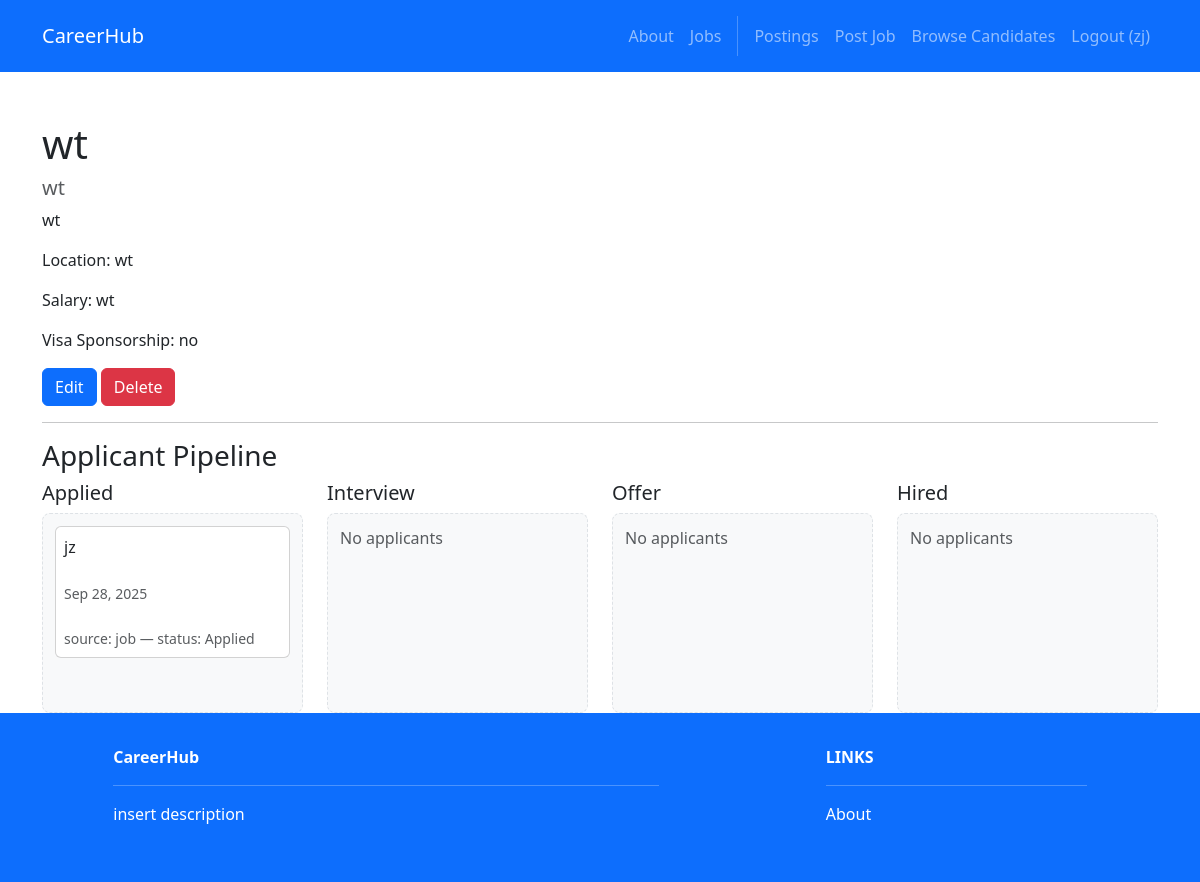
The page /recruiters/3/detail/ (signed in) on the database as committed earlier.
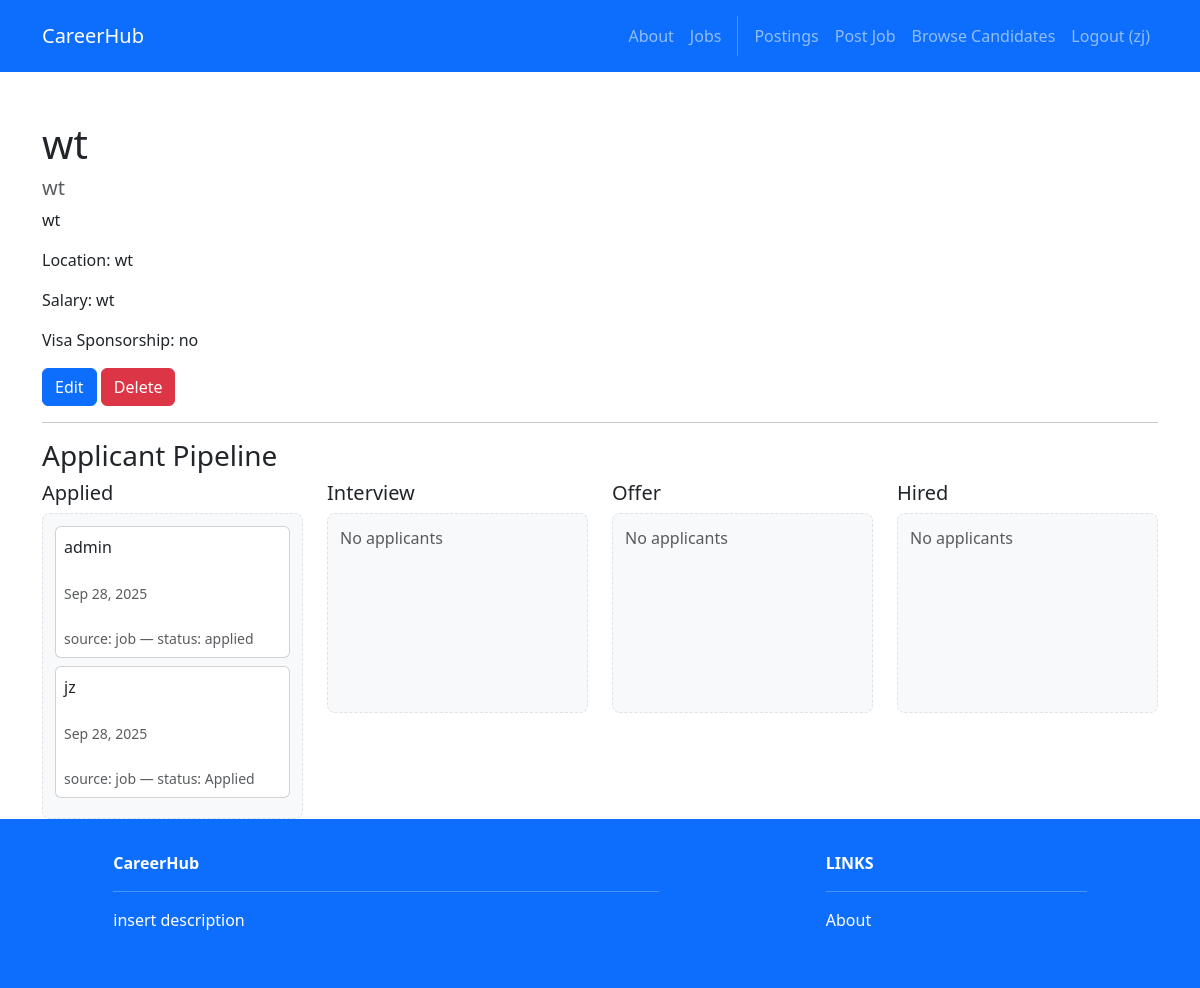
The same page on the database as committed later.
### accounts/models.py (models this page shows)
class User(AbstractUser):
    firstname = models.CharField(max_length=150, blank=True)
    lastname = models.CharField(max_length=150, blank=True)
    username = models.CharField(max_length=150, unique=True)
    password = models.CharField(max_length=128)
    ROLE_CHOICES = [
        ('seeker', 'Job Seeker'),
        ('recruiter', 'Recruiter'),
    ]
    role = models.CharField(max_length=10, choices=ROLE_CHOICES, default='seeker')

### jobs/models.py (models this page shows)
class Application(models.Model):
    STATUS_CHOICES = [
        ('applied', 'Applied'),
        ('review', 'Review'),
        ('interview', 'Interview'),
        ('offer', 'Offer'),
        ('closed', 'Closed'),
    ]
    job = models.ForeignKey('recruiters.Post', on_delete=models.CASCADE, default=None)
    applicant = models.ForeignKey(User, on_delete=models.CASCADE)
    status = models.CharField(max_length=20, choices=STATUS_CHOICES, default='applied')
    note = models.TextField(blank=True)
    created_at = models.DateTimeField(auto_now_add=True)
    updated_at = models.DateTimeField(auto_now=True)

### recruiters/views.py (the view, shortened to what this page needs)
# urls.py: path('<int:id>/detail/', views.detail, name='recruiters.detail'),
@login_required
def detail(request, id):
    post = get_object_or_404(Post, id=id)
    applicants = Applicant.objects.filter(post=post).order_by('-applied_at')
    job_applications = JobApplication.objects.filter(job=post).order_by('-created_at')
    stages = ['applied', 'interview', 'offer', 'hired']
    unified = {stage: [] for stage in stages}
    for app in job_applications:
        key = (app.status or '').lower()
        entry = {
            'username': getattr(app.applicant, 'username', str(app.applicant)),
            'status': app.status,
            'created_at': app.created_at,
            'applicant_id': getattr(app.applicant, 'id', None),
            'source': 'job',
        }
        if key in unified:
            unified[key].append(entry)
        else:
            unified['applied'].append(entry)
    applicants_by_stage_list = [(stage, unified.get(stage, [])) for stage in stages]
    return render(request, 'recruiters/detail.html', {
        'post': post,
        'stages': stages,
        'applicants_by_stage_list': applicants_by_stage_list,
    })

### recruiters/templates/recruiters/detail.html (shortened to what this page needs)
{% extends 'base.html' %}
{% load custom_tags %}
{% block content %}
<div class="container mt-5">
    <h1>{{ post.title }}</h1>
    <h5 class="text-muted">{{ post.company }}</h5>
    <p>{{ post.description }}</p>
    <p>Location: {{ post.location }}</p>
    <p>Salary: {{ post.salary_range }}</p>
    <p>Visa Sponsorship: {{ post.visa_sponsorship }}</p>
    {% if user.is_authenticated and user == post.recruiter %}
        <a class="btn btn-primary" href="{% url 'recruiters.edit' id=post.id %}">Edit</a>
        <a class="btn btn-danger" href="{% url 'recruiters.delete' id=post.id %}">Delete</a>
    {% endif %}
    <hr>
    <h3>Applicant Pipeline</h3>
    <div class="row">
        {% for stage, entries in applicants_by_stage_list %}
        <div class="col-md-3">
            <h5>{{ stage|capfirst }}</h5>
            <div class="stage-container" data-stage="{{ stage }}">
                {% if entries %}
                    {% for e in entries %}
                        <div class="card mb-2 p-2"
                             data-username="{{ e.username }}"
                             data-applicant-id="{{ e.applicant_id|default:'' }}"
                             tabindex="0">
                            <span class="username">{{ e.username }}</span>
                            <br>
                            <small class="text-muted">{{ e.created_at|date:"M d, Y" }}</small>
                            <br>
                            <small class="text-muted">source: {{ e.source }} — status: {{ e.status }}</small>
                        </div>
                    {% endfor %}
                {% else %}
                    <p class="text-muted">No applicants</p>
                {% endif %}
            </div>
        </div>
        {% endfor %}
    </div>
</div>
{% endblock %}

Rows that differ between the two databases and show on the page:
now on this page (row edited): User: username "admin"
added Application: created_at "Sep 28, 2025", status "applied"
Other text that changed with them:
new list line: "source: job — status:"
